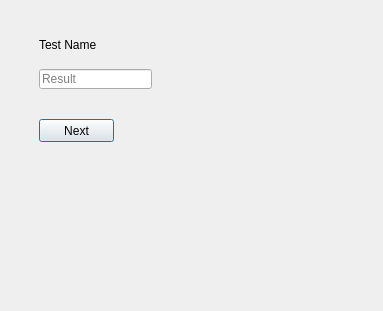
<?xml version="1.0" encoding="UTF-8"?>
<ui version="4.0">
 <class>Test_Dialog</class>
 <widget class="QDialog" name="Test_Dialog">
  <property name="geometry">
   <rect>
    <x>0</x>
    <y>0</y>
    <width>383</width>
    <height>311</height>
   </rect>
  </property>
  <property name="windowTitle">
   <string>Dialog</string>
  </property>
  <widget class="QWidget" name="widget" native="true">
   <property name="geometry">
    <rect>
     <x>-1</x>
     <y>-1</y>
     <width>381</width>
     <height>311</height>
    </rect>
   </property>
   <widget class="QLabel" name="test_name">
    <property name="geometry">
     <rect>
      <x>40</x>
      <y>30</y>
      <width>91</width>
      <height>31</height>
     </rect>
    </property>
    <property name="text">
     <string>Test Name</string>
    </property>
   </widget>
   <widget class="QLineEdit" name="result_line">
    <property name="geometry">
     <rect>
      <x>40</x>
      <y>70</y>
      <width>113</width>
      <height>20</height>
     </rect>
    </property>
    <property name="placeholderText">
     <string>Result</string>
    </property>
   </widget>
   <widget class="QPushButton" name="next_btn">
    <property name="geometry">
     <rect>
      <x>40</x>
      <y>120</y>
      <width>75</width>
      <height>23</height>
     </rect>
    </property>
    <property name="text">
     <string>Next</string>
    </property>
   </widget>
  </widget>
 </widget>
 <resources/>
 <connections/>
</ui>
